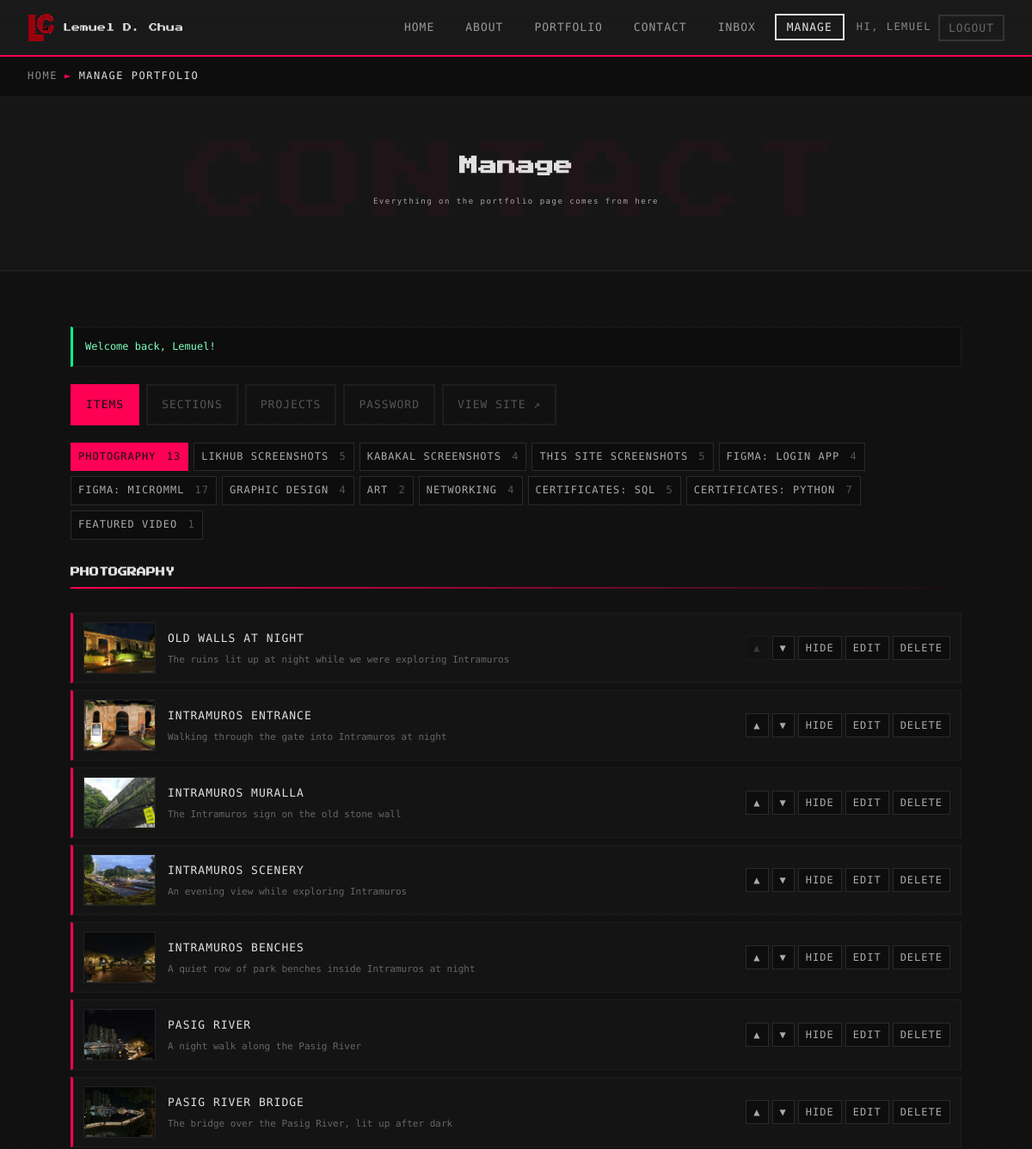
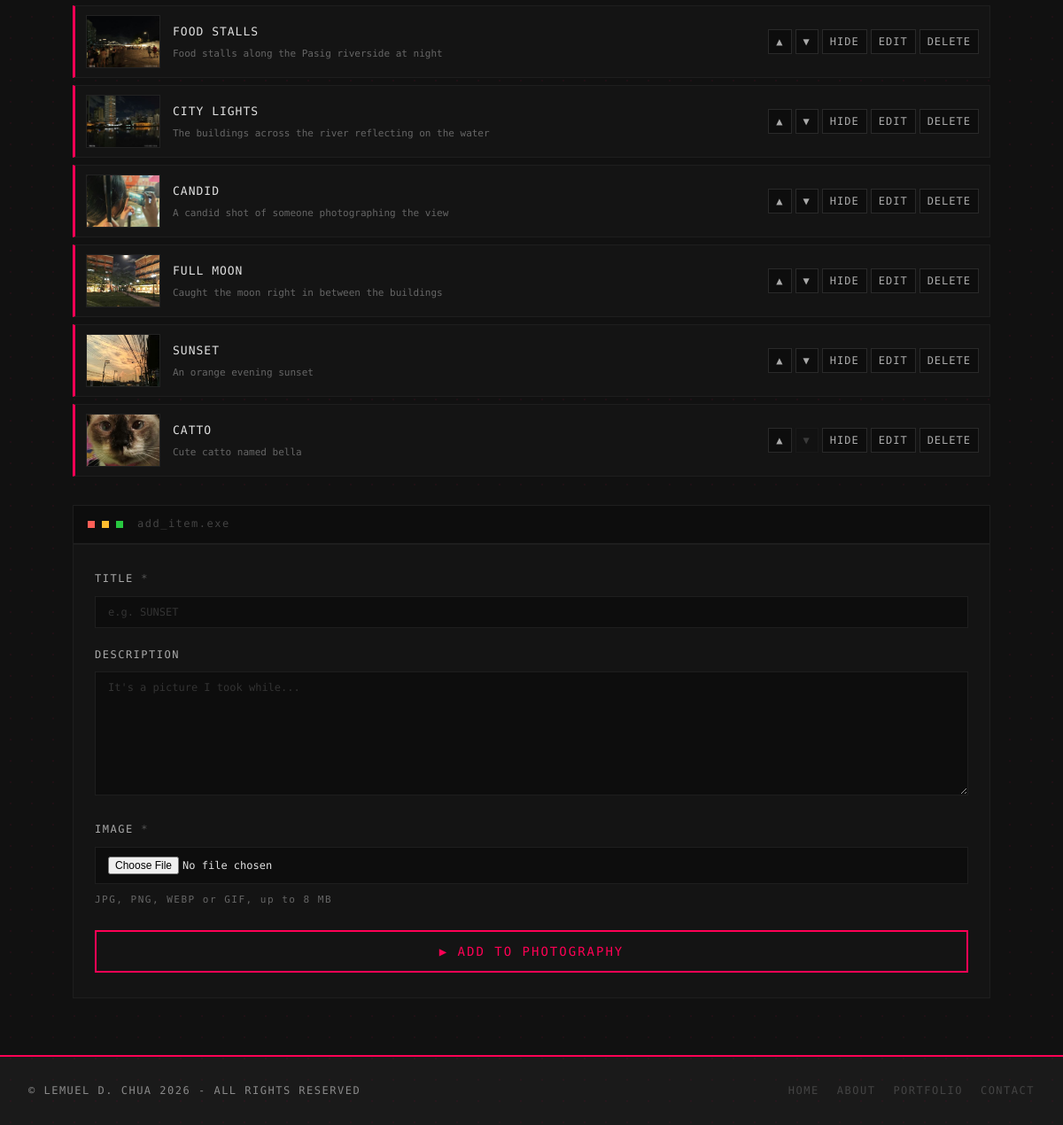
The app's page /admin/portfolio.php (signed in) with its own data (2 pictures, top to bottom).
### tables this page shows
CREATE TABLE IF NOT EXISTS users (
    id            INT UNSIGNED AUTO_INCREMENT PRIMARY KEY,
    name          VARCHAR(80)  NOT NULL,
    email         VARCHAR(190) NOT NULL UNIQUE,
    password_hash VARCHAR(255) NOT NULL,
    role          ENUM('user', 'admin') NOT NULL DEFAULT 'user',
    created_at    TIMESTAMP NOT NULL DEFAULT CURRENT_TIMESTAMP,
    last_login    TIMESTAMP NULL DEFAULT NULL
);

CREATE TABLE IF NOT EXISTS items (
    id          INT UNSIGNED AUTO_INCREMENT PRIMARY KEY,
    list_key    VARCHAR(30)  NOT NULL COMMENT 'which list it belongs to, e.g. photography, graphics, certs_sql',
    title       VARCHAR(150) NOT NULL,
    description TEXT         NULL,
    image       VARCHAR(255) NOT NULL,
    thumb       VARCHAR(255) NULL,
    media       VARCHAR(255) NULL COMMENT 'YouTube link (or older MP4 path) for the video list',
    is_featured TINYINT(1)   NOT NULL DEFAULT 0 COMMENT 'certificates: the learning path certificate',
    is_visible  TINYINT(1)   NOT NULL DEFAULT 1,
    sort_order  INT          NOT NULL DEFAULT 0,
    created_at  TIMESTAMP    NOT NULL DEFAULT CURRENT_TIMESTAMP,
    updated_at  TIMESTAMP    NULL DEFAULT NULL ON UPDATE CURRENT_TIMESTAMP,
    INDEX idx_list (list_key, sort_order)
);

### includes/init.php (called while the page is built, shortened)
<?php
function db(): PDO
{
    static $pdo = null;
    if ($pdo === null) {
        try {
            $pdo = new PDO(
                'mysql:host=' . DB_HOST . ';dbname=' . DB_NAME . ';charset=utf8mb4',
                DB_USER,
                DB_PASS,
                [
                    PDO::ATTR_ERRMODE            => PDO::ERRMODE_EXCEPTION,
                    PDO::ATTR_DEFAULT_FETCH_MODE => PDO::FETCH_ASSOC,
                    PDO::ATTR_EMULATE_PREPARES   => false,
                ]
            );
        } catch (PDOException $e) {
            http_response_code(500);
            $msg = DEBUG ? $e->getMessage() : 'Database connection failed.';
            exit('<p style="font-family:monospace;color:#ff0055;padding:20px">[ DATABASE ERROR ] ' . e($msg)
                . '<br><br>Start MySQL in XAMPP and import database.sql in phpMyAdmin (see README.md).</p>');
        }
    }
    return $pdo;
}
function e(?string $s): string
{
    return htmlspecialchars((string) $s, ENT_QUOTES, 'UTF-8');
}
function flash(string $key, ?string $value = null): ?string
{
    $v = $_SESSION['flash'][$key] ?? null;
    return $v;
}
function current_user(): ?array
{
    static $user = false;
    if ($user === false) {
        $user = null;
        if (!empty($_SESSION['user_id'])) {
            $st = db()->prepare('SELECT id, name, email, role FROM users WHERE id = ?');
            $st->execute([$_SESSION['user_id']]);
            $user = $st->fetch() ?: null;
        }
    }
    return $user;
}
function require_login(): void
{
    if (!current_user()) {
        $back = basename($_SERVER['SCRIPT_NAME']);
        if (basename(dirname($_SERVER['SCRIPT_NAME'])) === 'admin') {
            $back = 'admin/' . $back;
        }
        if (is_ajax()) {
            json_out(['ok' => false, 'errors' => ['Please log in again.'], 'redirect' => url('login.php') . '?next=' . urlencode($back)], 401);
        }
        redirect(url('login.php') . '?next=' . urlencode($back));
    }
}
function require_admin(): void
{
    require_login();
}
function url(string $path): string
{
    $inAdmin = basename(dirname($_SERVER['SCRIPT_NAME'])) === 'admin';
    return ($inAdmin ? '../' : '') . $path;
}

### includes/content.php (called while the page is built, shortened)
<?php
function items(string $listKey, bool $onlyVisible = true): array
{
    $st = db()->prepare('SELECT * FROM items WHERE list_key = ?' . ($onlyVisible ? ' AND is_visible = 1' : '') . ' ORDER BY sort_order, id');
    $st->execute([$listKey]);
    return $st->fetchAll();
}

### admin/portfolio.php (the view, shortened to what this page needs)
<?php
require __DIR__ . '/../includes/init.php';
require __DIR__ . '/../includes/content.php';
require_admin();
$tab = in_array($_GET['tab'] ?? '', ['items', 'sections', 'projects'], true) ? $_GET['tab'] : 'items';
$list = array_key_exists($_GET['list'] ?? '', LISTS) ? $_GET['list'] : 'photography';
function render_rows(string $list): string
{
    $rows = items($list, false);
    $isCert = str_starts_with($list, 'certs_');
    if (!$rows): ?>
    <?php endif;
    foreach ($rows as $n => $it): ?>
        <div class="mng-row<?= $it['is_visible'] ? '' : ' is-hidden' ?>" data-id="<?= (int) $it['id'] ?>">
            <img class="mng-thumb" src="../<?= e($it['thumb'] ?: $it['image']) ?>" alt="" loading="lazy" />
            <div class="mng-info">
                <p class="mng-title"><?= e($it['title']) ?>
                </p>
                <p class="mng-desc"><?= e(mb_strimwidth((string) $it['description'], 0, 110, '...')) ?></p>
            </div>
            <form method="post" class="mng-actions" data-ajax="mng">
                <button class="mini" name="action" value="item_up" title="Move up" <?= $n === 0 ? 'disabled' : '' ?>>&#9650;</button>
                <button class="mini" name="action" value="item_down" title="Move down" <?= $n === count($rows) - 1 ? 'disabled' : '' ?>>&#9660;</button>
                <button class="mini" name="action" value="item_toggle" title="<?= $it['is_visible'] ? 'Hide from the site' : 'Show on the site' ?>"><?= $it['is_visible'] ? 'HIDE' : 'SHOW' ?></button>
                <a class="mini" href="item.php?id=<?= (int) $it['id'] ?>">EDIT</a>
                <button class="mini danger" name="action" value="item_delete" data-confirm="Delete &quot;<?= e($it['title']) ?>&quot;? This can't be undone.">DELETE</button>
            </form>
        </div>
    <?php endforeach;
    return ob_get_clean();
}
$page = 'manage';
$bodyClass = 'contact-body-bg';
$crumb = 'MANAGE PORTFOLIO';
require __DIR__ . '/../includes/header.php';
$counts = db()->query('SELECT list_key, COUNT(*) n FROM items GROUP BY list_key')->fetchAll(PDO::FETCH_KEY_PAIR);
?>
    <main id="main">
        <section class="contact-hero page-hero-anim">
            <h1 class="hero-name">Manage</h1>
            <p class="hero-role">Everything on the portfolio page comes from here</p>
        </section>
        <section class="contact-wrapper">
            <?php if ($n = flash('notice')): ?><p class="alert ok" role="status"><?= e($n) ?></p><?php endif; ?>
            <div class="cert-tabs" role="navigation" aria-label="Manage">
                <a class="cert-tab" href="portfolio.php?tab=items" aria-selected="<?= $tab === 'items' ? 'true' : 'false' ?>">ITEMS</a>
                <a class="cert-tab" href="portfolio.php?tab=sections" aria-selected="<?= $tab === 'sections' ? 'true' : 'false' ?>">SECTIONS</a>
                <a class="cert-tab" href="portfolio.php?tab=projects" aria-selected="<?= $tab === 'projects' ? 'true' : 'false' ?>">PROJECTS</a>
                <a class="cert-tab" href="account.php">PASSWORD</a>
                <a class="cert-tab" href="../portfolio.php" target="_blank">VIEW SITE &#8599;</a>
            </div>
<?php if ($tab === 'items'): ?>
            <div class="mng-lists">
                <?php foreach (LISTS as $k => $l): ?>
                    <a href="portfolio.php?tab=items&amp;list=<?= $k ?>" class="chip<?= $k === $list ? ' on' : '' ?>"><?= e(strtoupper($l['label'])) ?> <span><?= (int) ($counts[$k] ?? 0) ?></span></a>
                <?php endforeach; ?>
            </div>
            <h2 class="about-section-title"><?= e(strtoupper(LISTS[$list]['label'])) ?></h2>
            <div class="section-line"></div>
            <div class="mng-list" id="mngList"><?= render_rows($list) ?></div>
            <div class="form-terminal mng-add">
                <div class="terminal-bar"><div class="t-dot red"></div><div class="t-dot yellow"></div><div class="t-dot green"></div><span class="terminal-title">add_item.exe</span></div>
                <div class="form-body">
                    <form method="post" enctype="multipart/form-data" action="portfolio.php?tab=items&amp;list=<?= e($list) ?>">
                        <div class="form-group">
                            <label class="form-label" for="atitle">TITLE <span>*</span></label>
                            <input class="form-input" id="atitle" name="title" maxlength="150" required placeholder="<?= $list === 'video' ? 'Group Video / Estranghero' : 'e.g. SUNSET' ?>" />
                        </div>
                        <div class="form-group">
                            <label class="form-label" for="adesc"><?= $list === 'video' ? 'TAG (small label)' : 'DESCRIPTION' ?></label>
                            <textarea class="form-textarea" id="adesc" name="description" rows="3" placeholder="<?= $list === 'video' ? 'FEATURED' : "It's a picture I took while..." ?>"></textarea>
                        </div>
                        <div class="form-row">
                            <div class="form-group">
                                <label class="form-label" for="aimg"><?= $list === 'video' ? 'POSTER IMAGE' : 'IMAGE' ?> <span>*</span></label>
                                <input class="form-input" type="file" id="aimg" name="image" accept="image/jpeg,image/png,image/webp,image/gif" required />
                                <p class="field-hint">JPG, PNG, WEBP or GIF, up to 8 MB</p>
                            </div>
                        </div>
                        <button type="submit" class="form-submit">&#9654; ADD TO <?= e(strtoupper(LISTS[$list]['label'])) ?></button>
                    </form>
                </div>
            </div>
<?php endif; ?>
        </section>
    </main>
<?php require __DIR__ . '/../includes/footer.php'; ?>

### includes/header.php (shortened to what this page needs)
<?php
$user = current_user();
$links = [
    'home'      => ['index.php', 'HOME'],
    'about'     => ['about.php', 'ABOUT'],
    'portfolio' => ['portfolio.php', 'PORTFOLIO'],
    'contact'   => ['contact.php', 'CONTACT'],
];
?>
<!DOCTYPE html>
<html lang="en">
<head>
    <link rel="stylesheet" href="<?= url('css/style.css') ?>" />
    <link rel="stylesheet" href="<?= url('css/v2.css') ?>" />
    <link rel="stylesheet" href="<?= url('css/php.css') ?>" />
    <link rel="stylesheet" href="<?= url('css/readability.css') ?>" />
</head>
<body class="<?= e($bodyClass) ?>"<?= ($user && $user['role'] === 'admin') ? ' data-feed="' . url('admin/messages.php') . '"' : '' ?>>
    <nav>
        <a class="logo" href="<?= url('index.php') ?>">
            <img src="<?= url('images/logo.png') ?>" alt="" />
            <span class="logo-text">Lemuel D. Chua</span>
        </a>
        <ul class="nav-links">
            <?php foreach ($links as $key => [$href, $label]): ?>
                <li><a href="<?= url($href) ?>"<?= $page === $key ? ' class="active" aria-current="page"' : '' ?>><?= $label ?></a></li>
            <?php endforeach; ?>
            <?php if ($user): ?>
                <?php if ($user['role'] === 'admin'): ?>
                    <li><a href="<?= url('admin/messages.php') ?>"<?= $page === 'admin' ? ' class="active" aria-current="page"' : '' ?>>INBOX<?php
                    ?></a></li>
                    <li><a href="<?= url('admin/portfolio.php') ?>"<?= $page === 'manage' ? ' class="active" aria-current="page"' : '' ?>>MANAGE</a></li>
                <?php endif; ?>
                <li class="nav-user">
                    <span class="nav-hello">HI, <?= e(strtoupper(strtok($user['name'], ' '))) ?></span>
                    <form action="<?= url('logout.php') ?>" method="post" class="nav-logout">
                        <button type="submit">LOGOUT</button>
                    </form>
                </li>
            <?php else: ?>
                <li><a href="<?= url('login.php') ?>" class="nav-login<?= in_array($page, ['login', 'register'], true) ? ' active' : '' ?>">&#9654; LOGIN</a></li>
            <?php endif; ?>
        </ul>
    </nav>
    <?php if (!empty($crumb)): ?>
    <div class="breadcrumb">
        <a href="<?= url('index.php') ?>">HOME</a>
        <span class="sep">&#9658;</span>
        <span class="current"><?= e($crumb) ?></span>
    </div>
    <?php endif; ?>

### includes/footer.php (shortened to what this page needs)
    <footer>
        <p class="footer-left">&copy; LEMUEL D. CHUA <?= date('Y') ?> - ALL RIGHTS RESERVED</p>
        <div class="footer-right">
            <a href="<?= url('index.php') ?>">HOME</a>
            <a href="<?= url('about.php') ?>">ABOUT</a>
            <a href="<?= url('portfolio.php') ?>">PORTFOLIO</a>
            <a href="<?= url('contact.php') ?>">CONTACT</a>
        </div>
    </footer>
</body>
</html>

### css/v2.css (style rules this page uses)
:root { --pink: #ff0055; --nav-h: 66px; }
html { scroll-behavior: smooth; }
a.logo { color: inherit; }
.page-hero-anim > * { animation: heroIn .6s ease both; }
.page-hero-anim > :nth-child(2) { animation-delay: .12s; }
.chip { font-family: 'Press Start 2P', monospace; font-size: 6px; color: #aaa; border: 1px solid #2a2a2a; padding: 5px 8px; letter-spacing: 1px; background: #0d0d0d; transition: border-color .15s, color .15s; }
.cert-tabs { display: flex; flex-wrap: wrap; gap: 8px; margin-bottom: 20px; }
.cert-tab { font-family: 'Press Start 2P', monospace; font-size: 7px; padding: 10px 16px; letter-spacing: 1px; background: transparent; color: #555; border: 2px solid #1e1e1e; cursor: pointer; transition: all .15s; }
.cert-tab[aria-selected="true"] { color: #111; background: var(--pink); border-color: var(--pink); }
.index-hero > *, .hero-corner, .page-hero-anim > *, .auth-card, .alert, .ss-slide.active img, .ss-slide.active .ss-caption > *, .lb.lb-swap .lb-figure img, .tab-in, .msg-new { animation: none !important; }

### css/php.css (style rules this page uses)
.nav-links { align-items: center; }
.nav-user { display: flex; align-items: center; gap: 8px; margin-left: 6px; }
.nav-hello { font-family: 'Press Start 2P', monospace; font-size: 6px; color: #888; letter-spacing: 1px; }
.nav-logout button { font-family: 'Press Start 2P', monospace; font-size: 7px; padding: 6px 10px; cursor: pointer; background: transparent; color: #666; border: 2px solid #333; transition: color .15s, border-color .15s; }
.alert { padding: 12px 14px; margin-bottom: 20px; font-size: 12px; line-height: 1.8; border: 1px solid #1e1e1e; border-left-width: 3px; background: #0d0d0d; animation: heroIn .3s ease; }
.alert.ok { border-left-color: #00ff88; color: #7dffc0; }
a.cert-tab { display: inline-block; }
.field-hint { font-family: 'Press Start 2P', monospace; font-size: 6px; letter-spacing: 1px; color: #666; margin-top: 8px; min-height: 8px; }
.mng-lists { display: flex; flex-wrap: wrap; gap: 6px; margin-bottom: 28px; }
.mng-lists .chip { text-decoration: none; }
.mng-lists .chip span { color: #555; margin-left: 4px; }
.mng-lists .chip.on { background: #ff0055; border-color: #ff0055; color: #111; }
.mng-lists .chip.on span { color: #111; }
.mng-list { display: flex; flex-direction: column; gap: 8px; margin-bottom: 32px; }
.mng-row { display: grid; grid-template-columns: 84px 1fr auto; gap: 14px; align-items: center; background: #141414; border: 1px solid #1e1e1e; border-left: 3px solid #ff0055; padding: 10px 12px; transition: opacity .2s, border-color .2s; }
.mng-thumb { width: 84px; height: 60px; object-fit: cover; background: #0d0d0d; border: 1px solid #222; }
.mng-title { font-family: 'Press Start 2P', monospace; font-size: 7px; color: #e0e0e0; line-height: 1.8; }
.mng-desc { color: #666; font-size: 11px; line-height: 1.7; margin-top: 4px; }
.mng-actions { display: flex; flex-wrap: wrap; gap: 4px; justify-content: flex-end; }
.mini { font-family: 'Press Start 2P', monospace; font-size: 6px; padding: 7px 8px; background: #0d0d0d; color: #aaa; border: 1px solid #2a2a2a; cursor: pointer; text-decoration: none; line-height: 1; transition: color .15s, border-color .15s, background .15s; }
.mini:disabled { opacity: .25; cursor: default; }
.mng-add { margin-top: 8px; }
.form-label span { color: #555; letter-spacing: 0; }

### records on screen
users: name "LEMUEL"
items: thumb (picture), title "OLD WALLS AT NIGHT", description "The ruins lit up at night while we were exploring Intramuros", is_visible "HIDE"
items: thumb (picture), title "INTRAMUROS ENTRANCE", description "Walking through the gate into Intramuros at night", is_visible "HIDE"
items: thumb (picture), title "INTRAMUROS MURALLA", description "The Intramuros sign on the old stone wall", is_visible "HIDE"
items: thumb (picture), title "INTRAMUROS SCENERY", description "An evening view while exploring Intramuros", is_visible "HIDE"
items: thumb (picture), title "INTRAMUROS BENCHES", description "A quiet row of park benches inside Intramuros at night", is_visible "HIDE"
items: thumb (picture), title "PASIG RIVER", description "A night walk along the Pasig River", is_visible "HIDE"
items: thumb (picture), title "PASIG RIVER BRIDGE", description "The bridge over the Pasig River, lit up after dark", is_visible "HIDE"
items: thumb (picture), title "FOOD STALLS", description "Food stalls along the Pasig riverside at night", is_visible "HIDE"
items: thumb (picture), title "CITY LIGHTS", description "The buildings across the river reflecting on the water", is_visible "HIDE"
items: thumb (picture), title "CANDID", description "A candid shot of someone photographing the view", is_visible "HIDE"
items: thumb (picture), title "FULL MOON", description "Caught the moon right in between the buildings", is_visible "HIDE"
items: thumb (picture), title "SUNSET", description "An orange evening sunset", is_visible "HIDE"
items: thumb (picture), title "CATTO", description "Cute catto named bella", is_visible "HIDE"

### other values on screen
$label "HOME"
$label "ABOUT"
$label "PORTFOLIO"
$label "CONTACT"
$crumb "MANAGE PORTFOLIO"
$n "Welcome back, Lemuel!"
$l['label'] "PHOTOGRAPHY"
$counts[$k] "13"
$l['label'] "LIKHUB SCREENSHOTS"
$counts[$k] "5"
$l['label'] "KABAKAL SCREENSHOTS"
$counts[$k] "4"
$l['label'] "THIS SITE SCREENSHOTS"
$l['label'] "FIGMA: LOGIN APP"
$l['label'] "FIGMA: MICROMML"
